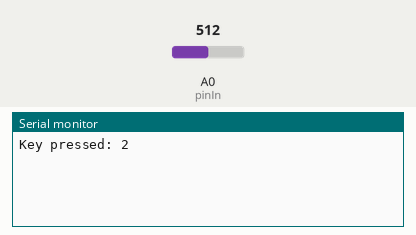
The sketch below on a simulated Arduino Uno, built with avr-gcc and run on an emulated ATmega328P. Shown: the last lines printed to the serial monitor. The inputs (shaded band) are chosen by the test bench; at power-on: A0 (pinIn) = 512.

Above: at 1.2 s.
1.3 s: A0 (pinIn) set to 122
At 2.5 s:
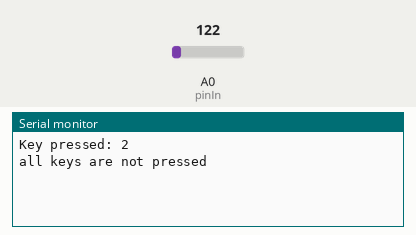
2.8 s: A0 (pinIn) set to 210
At 3.8 s:
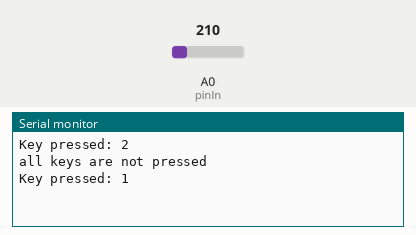

Measured:
- after the input at 1.3 s, the serial monitor: prints a new line at once (image 1)
- after the input at 2.8 s, the serial monitor: prints a new line at once (image 2)

The sketch:

buttons4.ino
```cpp
int pinIn     = A0;
int keyValue  =  0; // Состояние покоя

void setup() {
  pinMode(pinIn, INPUT);
  Serial.begin(9600);
}

void loop() {
  int newKeyValue = GetKeyValue(); // Получаем актуальное состояние кнопок с коррекцией дребезга

  if (keyValue != newKeyValue) {  // Если новое значение не совпадает со старым - реагируем на него
    keyValue = newKeyValue;       // Актуализируем переменную хранения состояния
    if (keyValue > 0) {           // Если значение больше 0, значит кнопка нажата
      Serial.println("Key pressed: " + String(keyValue));
    }
    else {                        // Если 0, то состояние покоя
      Serial.println("all keys are not pressed");
    }
  }
}

int GetKeyValue() {         // Функция устраняющая дребезг
  static int   oldKeyValue; // Переменная для хранения предыдущего значения состояния кнопок
  static long  lastChange;  // Переменная для хранения времени последнего изменения состояния
  int actualKeyValue = analogRead(pinIn);  // Получаем актуальное состояние

  //actualKeyValue = ((actualKeyValue - 16) >> 5) + 1;    // Для 32 кнопок
  //actualKeyValue = ((actualKeyValue - 32) >> 6) + 1;    // Для 16 кнопок
  //actualKeyValue = ((actualKeyValue - 64) >> 7) + 1;    // Для 8 кнопок
  actualKeyValue = ((actualKeyValue - 128) >> 8) + 1;   // Для 4 кнопок

  if ((actualKeyValue != oldKeyValue) && (millis() - lastChange > 200)) { // Пришло новое значение, и с последнего изменения прошло достаточно времени
    oldKeyValue = actualKeyValue; // Запоминаем новое значение
    lastChange = millis();        // Обнуляем таймер
  }
  return    oldKeyValue;          // Отправляем старое, либо уже модифицированное новое значение
}
```
